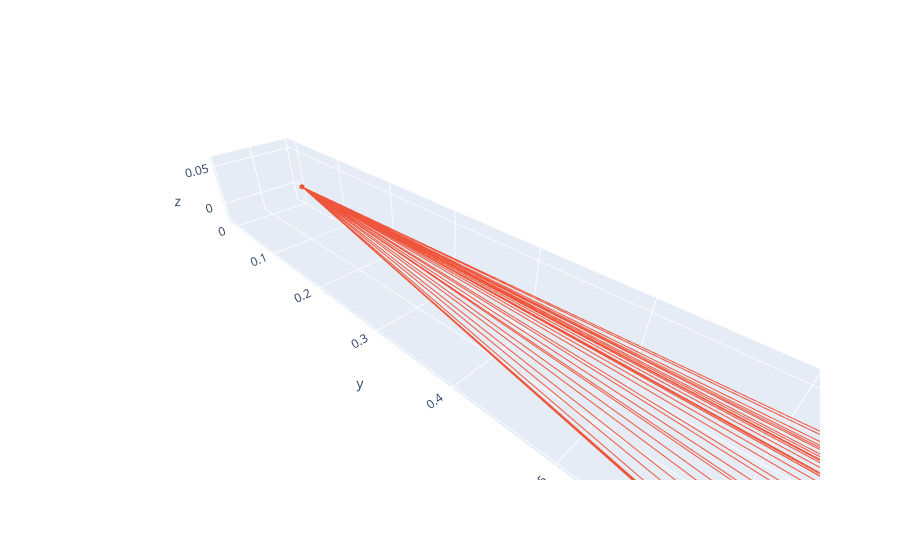

Notebook source saved alongside this figure:
### Code cell
#IF NO DEPTH
axes_pt_seq, traces = draw_pose_axes(all_center_poses, point_to_trf)

fig = plotly_draw_3d_pcd(offline=True, additional_point_draw_lines=True, equal_axis=True, addition_points=traj_3d)

# for trace in traces:
#     fig.add_traces(trace)

display(fig)

### Figure 1 — Plotly figure (JSON) as saved in the notebook; plotly's stock layout.template omitted (floating-point values rounded to 4 significant figures; data arrays with more than 128 entries replaced by an {"elided": "..."} marker saying what was removed)
{"data": [{"marker": {"color": "rgb(255,0,0)", "opacity": 0.8, "size": 3}, "mode": "markers", "type": "scatter3d", "x": [], "y": [], "z": []}, {"marker": {"opacity": 0.8, "size": 3}, "mode": "lines+markers", "type": "scatter3d", "x": {"elided": "176 float values"}, "y": {"elided": "176 float values"}, "z": {"elided": "176 float values"}}], "layout": {"scene": {"aspectmode": "data"}}}
